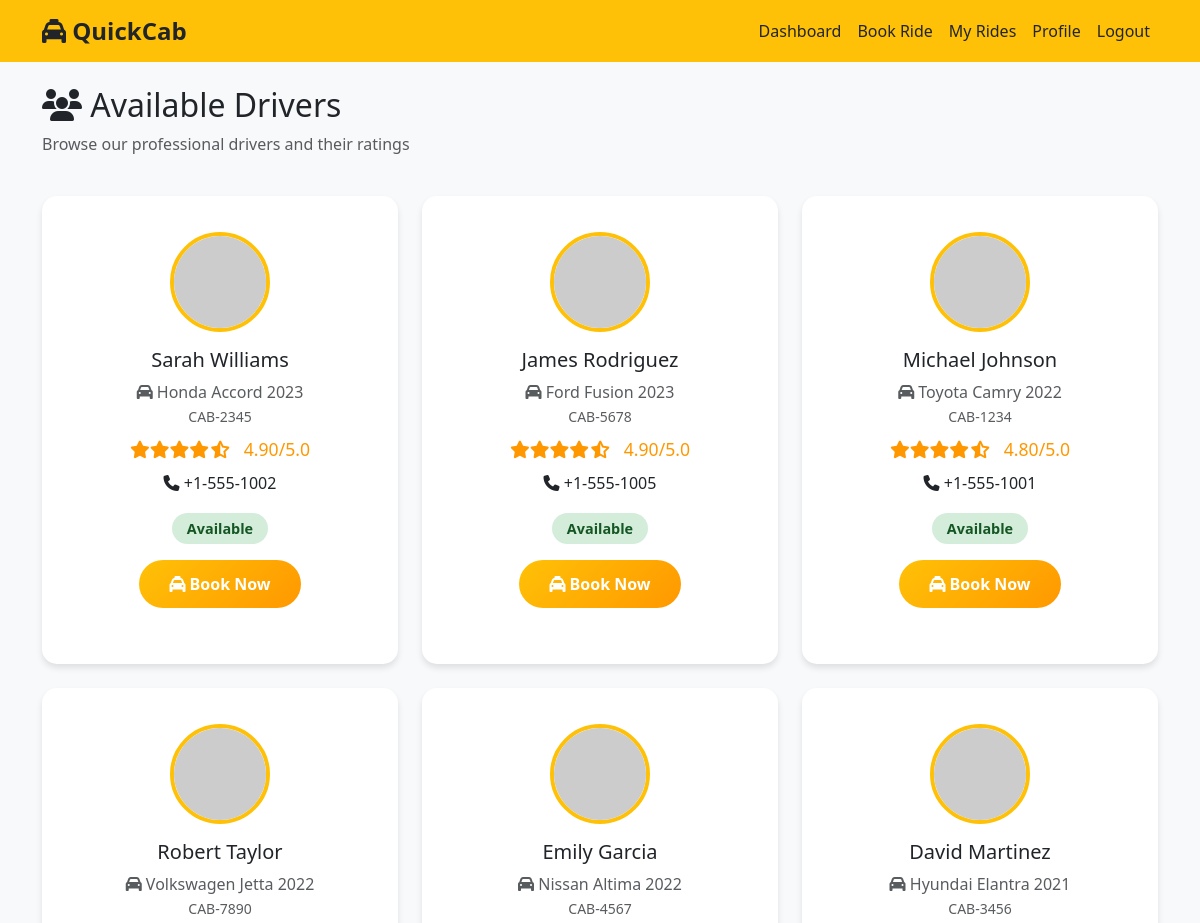
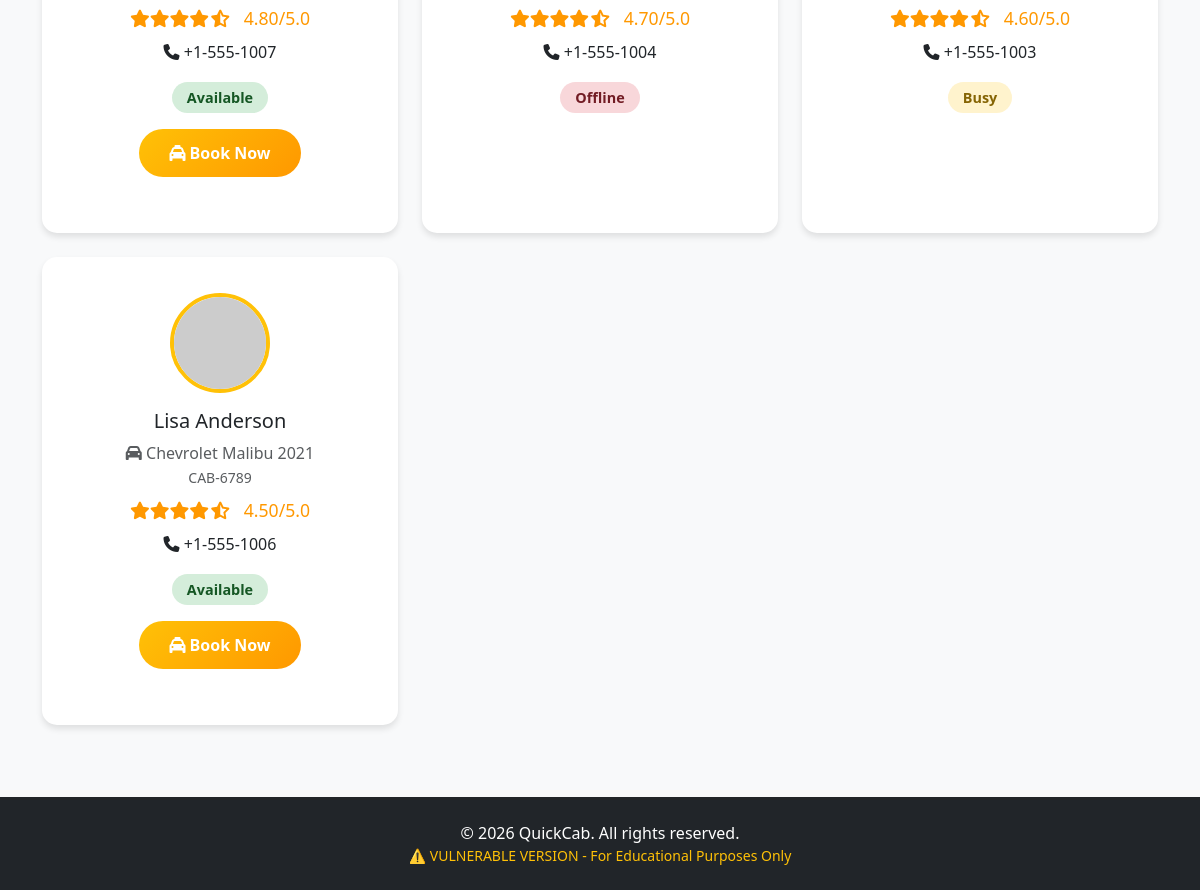
The app's page /cab_vulnerable/drivers.php (signed in) with its own data (2 pictures, top to bottom).
### tables this page shows
CREATE TABLE `drivers` (
  `id` int(11) NOT NULL,
  `name` varchar(100) NOT NULL,
  `phone` varchar(20) NOT NULL,
  `car_model` varchar(100) NOT NULL,
  `car_number` varchar(20) NOT NULL,
  `rating` decimal(3,2) DEFAULT 5.00,
  `status` enum('available','busy','offline') DEFAULT 'available',
  `created_at` timestamp NOT NULL DEFAULT current_timestamp()
);

### cab_vulnerable/drivers.php (the view, shortened to what this page needs)
<?php
require_once 'includes/config.php';
$query = "SELECT * FROM drivers ORDER BY rating DESC";
$result = mysqli_query($conn, $query);
include 'includes/header.php';
?>
<div class="row">
    <div class="col-md-12">
        <h2><i class="fas fa-users"></i> Available Drivers</h2>
        <p class="text-muted">Browse our professional drivers and their ratings</p>
    </div>
</div>
<div class="row mt-4">
    <?php while($driver = mysqli_fetch_assoc($result)): ?>
    <div class="col-md-4 mb-4">
        <div class="card driver-card h-100">
            <div class="card-body">
                <div class="text-center">
                    <img src="https://ui-avatars.com/api/?name=<?php echo urlencode($driver['name']); ?>&size=100&background=ffc107&color=212529"
                         alt="<?php echo $driver['name']; ?>" class="rounded-circle mb-3">
                </div>
                <h5 class="text-center"><?php echo $driver['name']; ?></h5>
                <p class="text-center text-muted mb-2">
                    <i class="fas fa-car"></i> <?php echo $driver['car_model']; ?><br>
                    <small><?php echo $driver['car_number']; ?></small>
                </p>
                <div class="text-center driver-rating mb-2">
                    <?php
                    $rating = $driver['rating'];
                    for($i = 1; $i <= 5; $i++) {
                        if($i <= floor($rating)) {
                            echo '<i class="fas fa-star"></i>';
                        } elseif($i - $rating < 1) {
                            echo '<i class="fas fa-star-half-alt"></i>';
                        } else {
                            echo '<i class="far fa-star"></i>';
                        }
                    }
                    ?>
                    <span class="ms-2"><?php echo $rating; ?>/5.0</span>
                </div>
                <p class="text-center mb-2">
                    <i class="fas fa-phone"></i> <?php echo $driver['phone']; ?>
                </p>
                <div class="text-center">
                    <?php
                    $status_class = '';
                    switch($driver['status']) {
                        case 'available': $status_class = 'status-available'; break;
                        case 'busy': $status_class = 'status-busy'; break;
                        case 'offline': $status_class = 'status-offline'; break;
                    }
                    ?>
                    <span class="driver-status <?php echo $status_class; ?>">
                        <?php echo ucfirst($driver['status']); ?>
                    </span>
                </div>
                <?php if($driver['status'] == 'available'): ?>
                <div class="text-center mt-3">
                    <a href="booking.php?driver_id=<?php echo $driver['id']; ?>" class="btn btn-primary">
                        <i class="fas fa-taxi"></i> Book Now
                    </a>
                </div>
                <?php endif; ?>
            </div>
        </div>
    </div>
    <?php endwhile; ?>
</div>
<?php include 'includes/footer.php'; ?>

### cab_vulnerable/assets/css/style.css (style rules this page uses)
:root { --primary-color: #ffc107; --secondary-color: #212529; --success-color: #28a745; --danger-color: #dc3545; --warning-color: #ff9800; --info-color: #17a2b8; --light-bg: #f8f9fa; --dark-bg: #343a40; }
body { font-family: 'Segoe UI', Tahoma, Geneva, Verdana, sans-serif; background-color: var(--light-bg); min-height: 100vh; display: flex; flex-direction: column; }
.card { border: none; border-radius: 15px; box-shadow: 0 4px 6px rgba(0,0,0,0.1); transition: transform 0.3s ease, box-shadow 0.3s ease; margin-bottom: 20px; }
.driver-card { text-align: center; padding: 20px; }
.driver-card img { width: 100px; height: 100px; border-radius: 50%; object-fit: cover; margin-bottom: 15px; border: 4px solid var(--primary-color); }
.driver-rating { color: var(--warning-color); font-size: 1.1rem; }
.driver-status { display: inline-block; padding: 5px 15px; border-radius: 20px; font-size: 0.9rem; font-weight: 600; margin-top: 10px; }
.status-available { background-color: #d4edda; color: #155724; }
.status-busy { background-color: #fff3cd; color: #856404; }
.status-offline { background-color: #f8d7da; color: #721c24; }
.btn-primary { background: linear-gradient(135deg, var(--primary-color) 0%, var(--warning-color) 100%); border: none; padding: 12px 30px; font-weight: 600; border-radius: 25px; transition: all 0.3s ease; }

### records on screen
drivers: name "Sarah Williams", car_model "Honda Accord 2023", car_number "CAB-2345", rating "4.90", phone "+1-555-1002", status "Available"
drivers: name "James Rodriguez", car_model "Ford Fusion 2023", car_number "CAB-5678", rating "4.90", phone "+1-555-1005", status "Available"
drivers: name "Michael Johnson", car_model "Toyota Camry 2022", car_number "CAB-1234", rating "4.80", phone "+1-555-1001", status "Available"
drivers: name "Robert Taylor", car_model "Volkswagen Jetta 2022", car_number "CAB-7890", rating "4.80", phone "+1-555-1007", status "Available"
drivers: name "Emily Garcia", car_model "Nissan Altima 2022", car_number "CAB-4567", rating "4.70", phone "+1-555-1004", status "Offline"
drivers: name "David Martinez", car_model "Hyundai Elantra 2021", car_number "CAB-3456", rating "4.60", phone "+1-555-1003", status "Busy"
drivers: name "Lisa Anderson", car_model "Chevrolet Malibu 2021", car_number "CAB-6789", rating "4.50", phone "+1-555-1006", status "Available"
